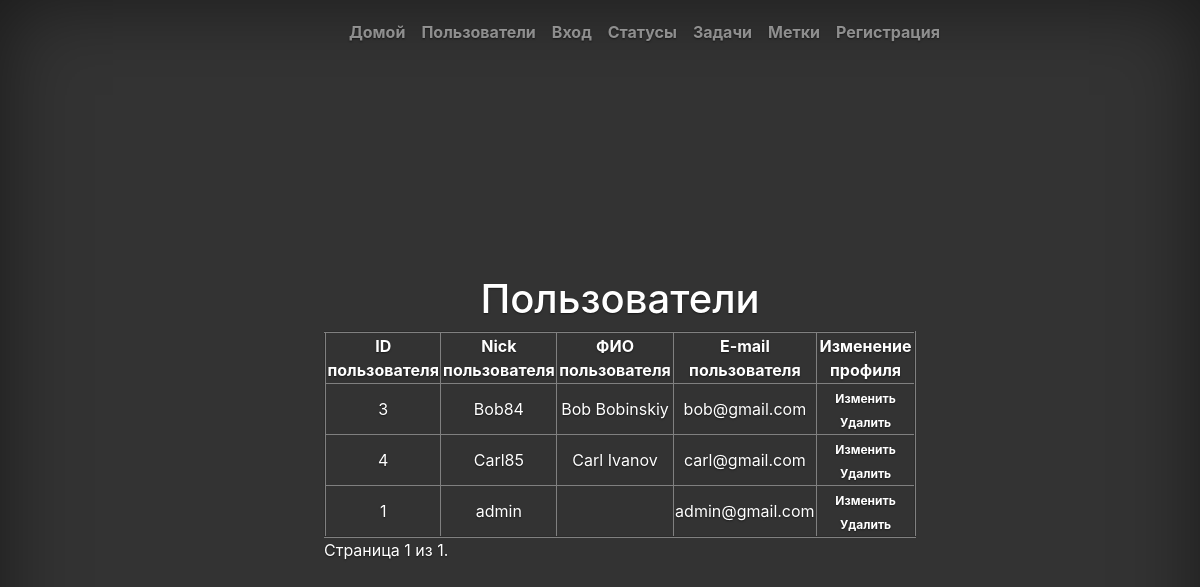
/users/, run on the app's committed database.
### users/models.py (models this page shows, shortened)
class CustomUser(AbstractUser):
    class Meta():
        ordering = ['username']

### users/views.py (the view, shortened to what this page needs)
# urls.py: path('', views.ListUserView.as_view(), name='user_list'),
class ListUserView(generic.ListView):
    model = CustomUser
    paginate_by = 10
    template_name = 'user_index.html'

### users/templates/user_index.html (shortened to what this page needs)
{% extends 'index.html' %}
{% load bootstrap4 %}
{% load i18n %}
{% translate "previous" as previous %}
{% translate "next" as next %}
{% translate "last" as last %}
{% block welcome %}
<h1>Пользователи</h1>
<table border="2" align="center">
	<tr>
		<th>ID пользователя</th>
		<th>Nick пользователя</th>
		<th>ФИО пользователя</th>
		<th>E-mail пользователя</th>
		<th>Изменение профиля</th>
	</tr>
{% for user in object_list %}
	<tr>
		<td><a href={% url 'users:user' user.id %}>{{ user.id }}</a></td>
		<td><a href={% url 'users:user' user.id %}>{{ user.username }}</a></td>
		<td><a href={% url 'users:user' user.id %}>{{ user.first_name }} {{ user.last_name }}</a></td>
		<td><a href={% url 'users:user' user.id %}>{{ user.email }}</a></td>
		<td>
			<a class="badge badge-infop-2" href={% url 'users:update_user' user.id %}>Изменить</a>
			<a class="badge badge-infop-2" href={% url 'users:delete_user' user.id %}>Удалить</a>
		</td>
	</tr>
{% endfor %}
</table>
<div class="pagination">
    <span class="step-links">
	    <span class="current">
	        Страница {{ page_obj.number }} из {{ page_obj.paginator.num_pages }}.
	    </span>
    </span>
</div>
{% endblock %}

### task_manager/static/css/cover.css (style rules this page uses)
a, a:focus, a:hover { color: #fff; }
html, body { height: 100%; background-color: #333; }
body { display: -ms-flexbox; display: -webkit-box; display: flex; -ms-flex-pack: center; -webkit-box-pack: center; justify-content: center; color: #fff; text-shadow: 0 .05rem .1rem rgba(0, 0, 0, .5); box-shadow: inset 0 0 5rem rgba(0, 0, 0, .5); }

### data on the page
CustomUser: id "3", username "Bob84", first_name "Bob", last_name "Bobinskiy", email "bob@gmail.com"
CustomUser: id "4", username "Carl85", first_name "Carl", last_name "Ivanov", email "carl@gmail.com"
CustomUser: id "1", username "admin", email "admin@gmail.com"

### other printed values
{{ page_obj.number }} "1"
{{ page_obj.paginator.num_pages }} "1"
